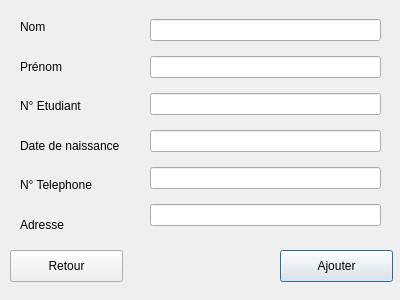
<?xml version="1.0" encoding="UTF-8"?>
<ui version="4.0">
 <class>AjouterEtudiant</class>
 <widget class="QDialog" name="AjouterEtudiant">
  <property name="geometry">
   <rect>
    <x>0</x>
    <y>0</y>
    <width>400</width>
    <height>300</height>
   </rect>
  </property>
  <property name="windowTitle">
   <string>Dialog</string>
  </property>
  <widget class="QWidget" name="verticalLayoutWidget">
   <property name="geometry">
    <rect>
     <x>20</x>
     <y>10</y>
     <width>125</width>
     <height>231</height>
    </rect>
   </property>
   <layout class="QVBoxLayout" name="verticalLayout">
    <item>
     <widget class="QLabel" name="txt_nom">
      <property name="text">
       <string>Nom</string>
      </property>
     </widget>
    </item>
    <item>
     <widget class="QLabel" name="txt_prenom">
      <property name="text">
       <string>Prénom</string>
      </property>
     </widget>
    </item>
    <item>
     <widget class="QLabel" name="txt_Netud">
      <property name="text">
       <string>N° Etudiant</string>
      </property>
     </widget>
    </item>
    <item>
     <widget class="QLabel" name="txt_Datenaiss">
      <property name="text">
       <string>Date de naissance</string>
      </property>
     </widget>
    </item>
    <item>
     <widget class="QLabel" name="txt_NTel">
      <property name="text">
       <string>N° Telephone</string>
      </property>
     </widget>
    </item>
    <item>
     <widget class="QLabel" name="txt_Adresse">
      <property name="text">
       <string>Adresse</string>
      </property>
     </widget>
    </item>
   </layout>
  </widget>
  <widget class="QWidget" name="verticalLayoutWidget_2">
   <property name="geometry">
    <rect>
     <x>150</x>
     <y>10</y>
     <width>231</width>
     <height>231</height>
    </rect>
   </property>
   <layout class="QVBoxLayout" name="verticalLayout_2">
    <item>
     <widget class="QLineEdit" name="lineEditNom"/>
    </item>
    <item>
     <widget class="QLineEdit" name="lineEditPrenom"/>
    </item>
    <item>
     <widget class="QLineEdit" name="lineEditNumeroEtudiant"/>
    </item>
    <item>
     <widget class="QLineEdit" name="lineEditDateDeNaissance"/>
    </item>
    <item>
     <widget class="QLineEdit" name="lineEditNumTel"/>
    </item>
    <item>
     <widget class="QLineEdit" name="lineEditAdresse">
      <property name="text">
       <string/>
      </property>
     </widget>
    </item>
   </layout>
  </widget>
  <widget class="QPushButton" name="pushButton_AjouterEtud">
   <property name="geometry">
    <rect>
     <x>280</x>
     <y>250</y>
     <width>113</width>
     <height>32</height>
    </rect>
   </property>
   <property name="text">
    <string>Ajouter</string>
   </property>
  </widget>
  <widget class="QPushButton" name="pushButton_2">
   <property name="geometry">
    <rect>
     <x>10</x>
     <y>250</y>
     <width>113</width>
     <height>32</height>
    </rect>
   </property>
   <property name="text">
    <string>Retour</string>
   </property>
  </widget>
 </widget>
 <resources/>
 <connections/>
</ui>
